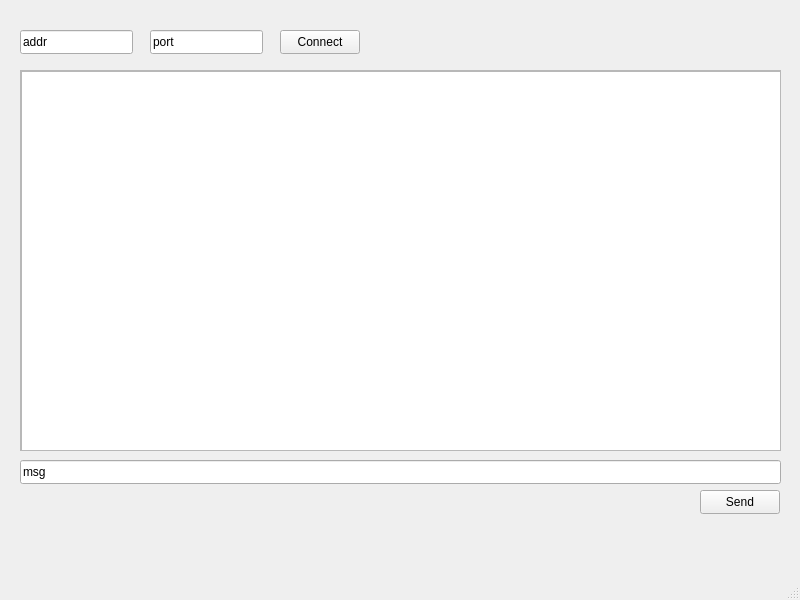
<?xml version="1.0" encoding="UTF-8"?>
<ui version="4.0">
 <class>MainWindow</class>
 <widget class="QMainWindow" name="MainWindow">
  <property name="geometry">
   <rect>
    <x>0</x>
    <y>0</y>
    <width>800</width>
    <height>600</height>
   </rect>
  </property>
  <property name="windowTitle">
   <string>MainWindow</string>
  </property>
  <widget class="QWidget" name="centralwidget">
   <widget class="QScrollArea" name="scrollArea">
    <property name="geometry">
     <rect>
      <x>20</x>
      <y>70</y>
      <width>761</width>
      <height>381</height>
     </rect>
    </property>
    <property name="widgetResizable">
     <bool>true</bool>
    </property>
    <widget class="QWidget" name="scrollAreaWidgetContents">
     <property name="geometry">
      <rect>
       <x>0</x>
       <y>0</y>
       <width>759</width>
       <height>379</height>
      </rect>
     </property>
     <widget class="QTextEdit" name="textEdit">
      <property name="geometry">
       <rect>
        <x>0</x>
        <y>0</y>
        <width>761</width>
        <height>381</height>
       </rect>
      </property>
     </widget>
    </widget>
   </widget>
   <widget class="QLineEdit" name="ipAddressLineEdit">
    <property name="geometry">
     <rect>
      <x>20</x>
      <y>30</y>
      <width>113</width>
      <height>24</height>
     </rect>
    </property>
    <property name="text">
     <string>addr</string>
    </property>
   </widget>
   <widget class="QLineEdit" name="portLineEdit">
    <property name="geometry">
     <rect>
      <x>150</x>
      <y>30</y>
      <width>113</width>
      <height>24</height>
     </rect>
    </property>
    <property name="text">
     <string>port</string>
    </property>
   </widget>
   <widget class="QPushButton" name="connectButton">
    <property name="geometry">
     <rect>
      <x>280</x>
      <y>30</y>
      <width>80</width>
      <height>24</height>
     </rect>
    </property>
    <property name="text">
     <string>Connect</string>
    </property>
   </widget>
   <widget class="QLineEdit" name="lineEdit_3">
    <property name="geometry">
     <rect>
      <x>20</x>
      <y>460</y>
      <width>761</width>
      <height>24</height>
     </rect>
    </property>
    <property name="inputMask">
     <string>msg</string>
    </property>
   </widget>
   <widget class="QPushButton" name="pushButton_2">
    <property name="geometry">
     <rect>
      <x>700</x>
      <y>490</y>
      <width>80</width>
      <height>24</height>
     </rect>
    </property>
    <property name="text">
     <string>Send</string>
    </property>
   </widget>
  </widget>
  <widget class="QMenuBar" name="menubar">
   <property name="geometry">
    <rect>
     <x>0</x>
     <y>0</y>
     <width>800</width>
     <height>21</height>
    </rect>
   </property>
  </widget>
  <widget class="QStatusBar" name="statusbar"/>
 </widget>
 <resources/>
 <connections/>
</ui>
